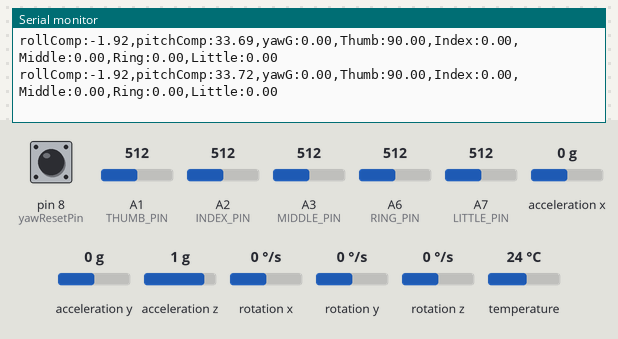
Recording of a sketch running on a simulated Arduino Nano, built with avr-gcc and run on an emulated ATmega328P. On the bench: the last lines printed to the serial monitor. The inputs (shaded band) are chosen by the test bench; at power-on: A1 (THUMB_PIN) = 512, acceleration x 0 g, pin 8 (yawResetPin) HIGH, acceleration y 0 g, rotation z 0 °/s, A2 (INDEX_PIN) = 512, A3 (MIDDLE_PIN) = 512, A6 (RING_PIN) = 512, A7 (LITTLE_PIN) = 512, acceleration z 1 g, rotation x 0 °/s, rotation y 0 °/s, temperature 24 °C.

Above: at 3.4 s.
3.5 s: A1 (THUMB_PIN) set to 5
At 4.5 s:
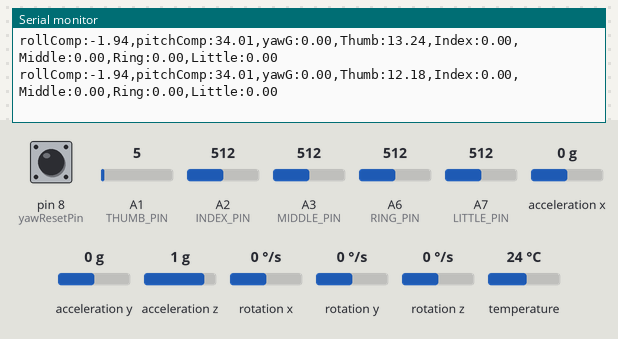
6.5 s: acceleration x set to -1.4 g
At 7.2 s:
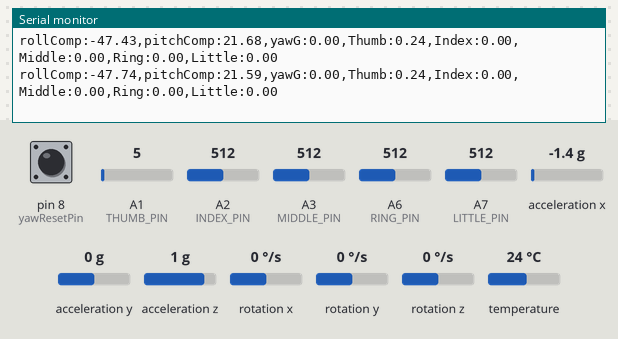
9.5 s: pin 8 (yawResetPin) pulled LOW for 0.15 s
At 9.65 s:
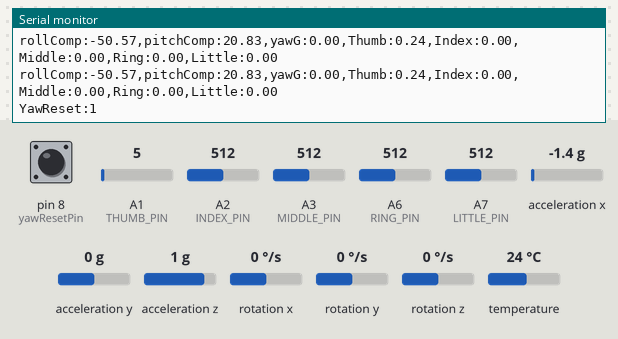
11.1 s: acceleration y set to -1.4 g
At 12.2 s:
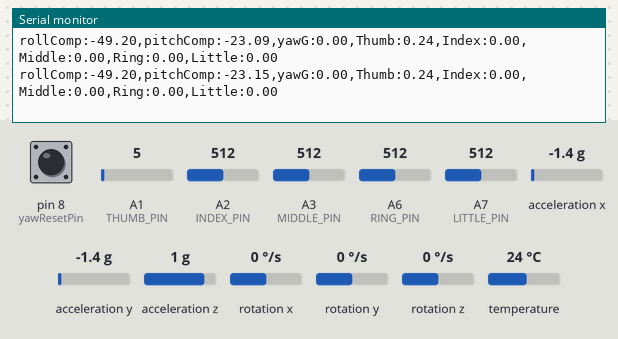
14.1 s: rotation z set to -192 °/s
At 14.7 s:
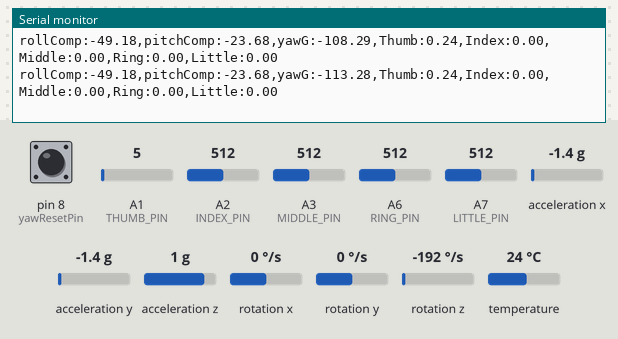
17.1 s: A2 (INDEX_PIN) set to 30
At 18.0 s:
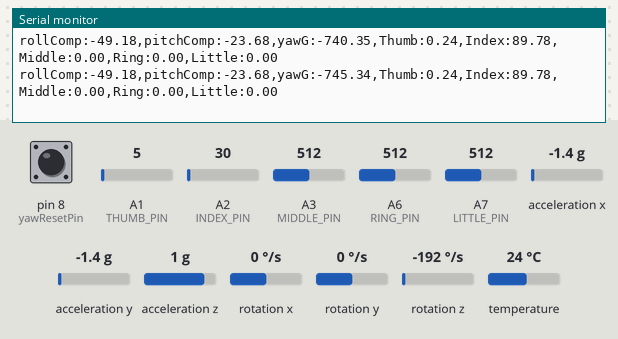
Timing chart, 0 to 20.1 s (numbered marks = the images above; inputs shaded):
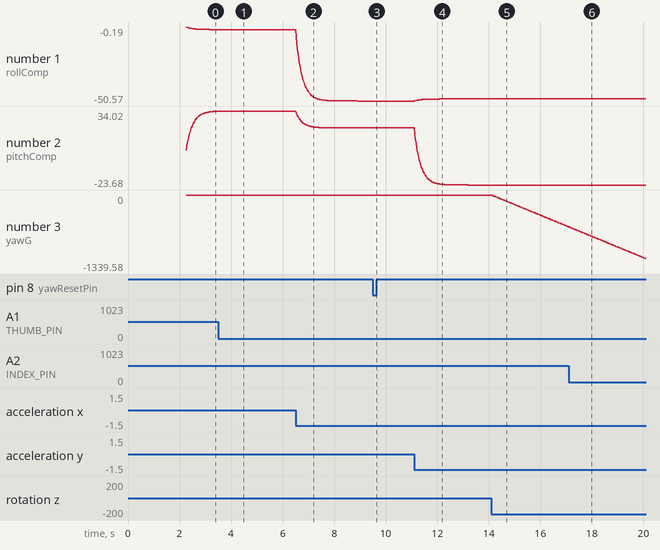

The sketch:

MARK2.ino
```cpp
#include <Adafruit_MPU6050.h>
#include <Adafruit_Sensor.h>
#include <Wire.h>
#include <math.h>

// ---------------- IMU VARIABLES ----------------
float Ax, Ay, Az;
float Gx, Gy, Gz;

float rollG = 0, pitchG = 0, yawG = 0;
float gyroXOffset = 0, gyroYOffset = 0, gyroZOffset = 0;

unsigned long tStart = 0;

float xMax = 1.09, xMin = -1.01;
float yMax = 0.38, yMin = -1.68;
float zMax = 1.07, zMin = -1.07;

float xOffset = (xMax + xMin) / 2.0;
float yOffset = (yMax + yMin) / 2.0;
float zOffset = (zMax + zMin) / 2.0;

float xScale = 2.0 / (xMax - xMin);
float yScale = 2.0 / (yMax - yMin);
float zScale = 2.0 / (zMax - zMin);

float rollRAW, pitchRAW;
float rollComp = 0, pitchComp = 0;
float deltaRoll = 0, deltaPitch = 0;

Adafruit_MPU6050 mpu;

// ---------------- FLEX PINS ----------------
const int THUMB_PIN  = A1;
const int INDEX_PIN  = A2;
const int MIDDLE_PIN = A3;
const int RING_PIN   = A6;
const int LITTLE_PIN = A7;

// ---------------- CALIBRATION VALUES ----------------
float thumbFlat  = 5.00;
float thumbBent  = 150.00;

float indexFlat  = 160.00;
float indexBent  = 80.00;

float middleFlat = 160.00;
float middleBent = 80.00;

float ringFlat   = 160.00;
float ringBent   = 80.0;

float littleFlat = 160.00;
float littleBent = 80.0;

// ---------------- FILTER VARIABLES ----------------
float thumbFiltered = 0;
float indexFiltered = 0;
float middleFiltered = 0;
float ringFiltered = 0;
float littleFiltered = 0;

float thumbPrev = 0;
float indexPrev = 0;
float middlePrev = 0;
float ringPrev = 0;
float littlePrev = 0;

const float flexAlpha = 0.92;
const float angleDeadband = 0.4;

// ---------------- YAW RESET ----------------
const int yawResetPin = 8;
bool lastButtonState = HIGH;

// ---------------- FUNCTIONS ----------------
float averageRead(int pin) {
  long sum = 0;
  for (int i = 0; i < 15; i++) {
    sum += analogRead(pin);
  }
  return (float)sum / 15.0;
}

float mapFloat(float x, float inMin, float inMax, float outMin, float outMax) {
  return (x - inMin) * (outMax - outMin) / (inMax - inMin) + outMin;
}

float getFlexAngle(float filteredValue, float flatValue, float bentValue) {
  float angle;

  if (flatValue < bentValue) {
    angle = mapFloat(filteredValue, flatValue, bentValue, 0, 90);
  } else {
    angle = mapFloat(filteredValue, bentValue, flatValue, 90, 0);
  }

  return constrain(angle, 0, 90);
}

float applyDeadband(float currentAngle, float previousAngle) {
  if (abs(currentAngle - previousAngle) < angleDeadband) {
    return previousAngle;
  }
  return currentAngle;
}

void calibrateGyro() {
  Serial.println("Calibrating Gyro: Keep still");
  delay(1000);

  float sumX = 0, sumY = 0, sumZ = 0;
  const int numPoints = 100;

  for (int i = 0; i < numPoints; i++) {
    sensors_event_t a, g, temp;
    mpu.getEvent(&a, &g, &temp);

    sumX += g.gyro.x;
    sumY += g.gyro.y;
    sumZ += g.gyro.z;

    delay(10);
  }

  gyroXOffset = sumX / numPoints;
  gyroYOffset = sumY / numPoints;
  gyroZOffset = sumZ / numPoints;
}

void setup() {
  Serial.begin(115200);
  Wire.begin();

  pinMode(yawResetPin, INPUT_PULLUP);

  if (!mpu.begin()) {
    Serial.println("MPU6050 NOT FOUND");
    while (1);
  }

  mpu.setAccelerometerRange(MPU6050_RANGE_2_G);
  mpu.setGyroRange(MPU6050_RANGE_2000_DEG);
  mpu.setFilterBandwidth(MPU6050_BAND_21_HZ);

  thumbFiltered  = averageRead(THUMB_PIN);
  indexFiltered  = averageRead(INDEX_PIN);
  middleFiltered = averageRead(MIDDLE_PIN);
  ringFiltered   = averageRead(RING_PIN);
  littleFiltered = averageRead(LITTLE_PIN);

  calibrateGyro();

  tStart = millis();
}

void loop() {
  sensors_event_t a, g, temp;
  mpu.getEvent(&a, &g, &temp);

  Ax = a.acceleration.x / 9.81;
  Ay = a.acceleration.y / 9.81;
  Az = a.acceleration.z / 9.81;

  Gx = g.gyro.x - gyroXOffset;
  Gy = -(g.gyro.y - gyroYOffset);
  Gz = g.gyro.z - gyroZOffset;

  unsigned long now = millis();
  float dt = (now - tStart) / 1000.0;
  tStart = now;

  yawG += dt * Gz * 180.0 / PI;

  deltaRoll  = dt * Gy * 180.0 / PI;
  deltaPitch = dt * Gx * 180.0 / PI;

  bool currentButtonState = digitalRead(yawResetPin);
  if (currentButtonState == LOW && lastButtonState == HIGH) {
    yawG = 0;
    Serial.println("YawReset:1");
    delay(150);
  }
  lastButtonState = currentButtonState;

  Ax = xScale * (Ax - xOffset);
  Ay = yScale * (Ay - yOffset);
  Az = zScale * (Az - zOffset);

  pitchRAW = atan2(Ay, sqrt(Az * Az + Ax * Ax)) * 180.0 / PI;
  rollRAW  = atan2(Ax, sqrt(Az * Az + Ay * Ay)) * 180.0 / PI;

  rollComp  = 0.1 * rollRAW  + 0.9 * (rollComp + deltaRoll);
  pitchComp = 0.1 * pitchRAW + 0.9 * (pitchComp + deltaPitch);

  thumbFiltered  = flexAlpha * thumbFiltered  + (1.0 - flexAlpha) * averageRead(THUMB_PIN);
  indexFiltered  = flexAlpha * indexFiltered  + (1.0 - flexAlpha) * averageRead(INDEX_PIN);
  middleFiltered = flexAlpha * middleFiltered + (1.0 - flexAlpha) * averageRead(MIDDLE_PIN);
  ringFiltered   = flexAlpha * ringFiltered   + (1.0 - flexAlpha) * averageRead(RING_PIN);
  littleFiltered = flexAlpha * littleFiltered + (1.0 - flexAlpha) * averageRead(LITTLE_PIN);

  float thumbAngle  = applyDeadband(getFlexAngle(thumbFiltered, thumbFlat, thumbBent), thumbPrev);
  float indexAngle  = applyDeadband(getFlexAngle(indexFiltered, indexFlat, indexBent), indexPrev);
  float middleAngle = applyDeadband(getFlexAngle(middleFiltered, middleFlat, middleBent), middlePrev);
  float ringAngle   = applyDeadband(getFlexAngle(ringFiltered, ringFlat, ringBent), ringPrev);
  float littleAngle = applyDeadband(getFlexAngle(littleFiltered, littleFlat, littleBent), littlePrev);

  thumbPrev = thumbAngle;
  indexPrev = indexAngle;
  middlePrev = middleAngle;
  ringPrev = ringAngle;
  littlePrev = littleAngle;

  Serial.print("rollComp:");
  Serial.print(rollComp, 2);
  Serial.print(",");

  Serial.print("pitchComp:");
  Serial.print(pitchComp, 2);
  Serial.print(",");

  Serial.print("yawG:");
  Serial.print(yawG, 2);
  Serial.print(",");

  Serial.print("Thumb:");
  Serial.print(thumbAngle, 2);
  Serial.print(",");

  Serial.print("Index:");
  Serial.print(indexAngle, 2);
  Serial.print(",");

  Serial.print("Middle:");
  Serial.print(middleAngle, 2);
  Serial.print(",");

  Serial.print("Ring:");
  Serial.print(ringAngle, 2);
  Serial.print(",");

  Serial.print("Little:");
  Serial.println(littleAngle, 2);

  delay(10);
}
```

Measured:
- after the input at 3.5 s, the serial monitor: prints a new line after 0.39 s (image 1)
- after the input at 6.5 s, the serial monitor: prints a new line at once (image 2)
- after the input at 9.5 s, the serial monitor: prints a new line at once (image 3)
- after the input at 11.1 s, the serial monitor: prints a new line at once (image 4)
- after the input at 14.1 s, the serial monitor: prints a new line at once (image 5)
- plotted number 1: -1.94 → -50.57 after the input at 6.5 s, -50.57 → -49.18 after the input at 11.1 s
- plotted number 2: 34.02 → 20.83 after the input at 6.5 s, 20.83 → -23.68 after the input at 11.1 s
- plotted number 3: 0 → -572.35 after the input at 14.1 s
